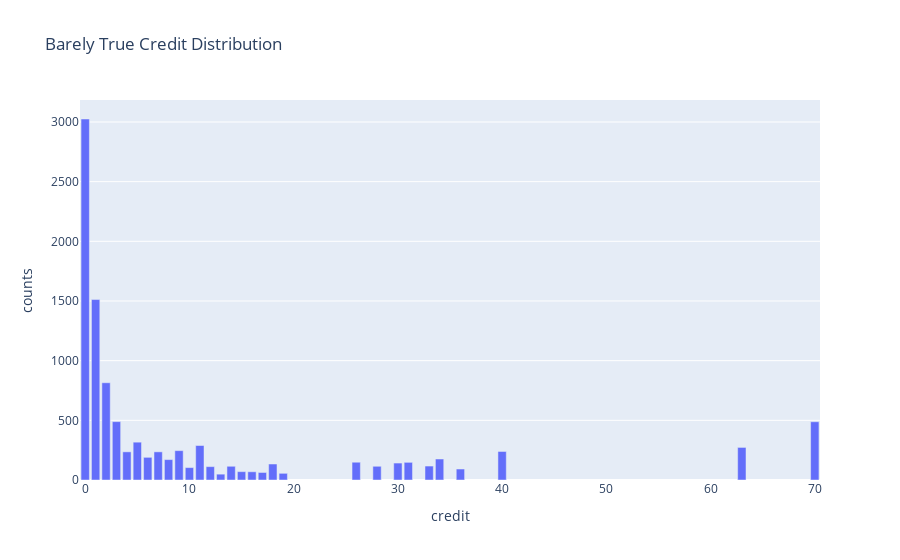

Notebook cell for this chart:
### Code cell
# TODO (mihail): Include feature for credit history counts (binned)
barely_true_counts = train_df.barely_true_count.value_counts().sort_index()
px.bar(barely_true_counts, x=barely_true_counts.index, y=barely_true_counts.values, labels={"index": "credit", "y": "counts"}, title="Barely True Credit Distribution")

### Figure 1 — Plotly figure (JSON) as saved in the notebook; plotly's stock layout.template omitted (floating-point values rounded to 4 significant figures)
{"data": [{"alignmentgroup": "True", "hovertemplate": "credit=%{x}<br>counts=%{y}<extra></extra>", "legendgroup": "", "marker": {"color": "#636efa", "pattern": {"shape": ""}}, "name": "", "offsetgroup": "", "orientation": "v", "showlegend": false, "textposition": "auto", "x": [0, 1, 2, 3, 4, 5, 6, 7, 8, 9, 10, 11, 12, 13, 14, 15, 16, 17, 18, 19, 26, 28, 30, 31, 33, 34, 36, 40, 63, 70], "xaxis": "x", "y": [3025, 1512, 815, 489, 236, 317, 190, 236, 171, 246, 104, 289, 112, 49, 115, 70, 69, 63, 134, 56, 149, 115, 142, 148, 117, 176, 92, 239, 273, 488], "yaxis": "y", "type": "bar"}], "layout": {"xaxis": {"anchor": "y", "domain": [0, 1], "title": {"text": "credit"}}, "yaxis": {"anchor": "x", "domain": [0, 1], "title": {"text": "counts"}}, "legend": {"tracegroupgap": 0}, "title": {"text": "Barely True Credit Distribution"}, "barmode": "relative"}}
